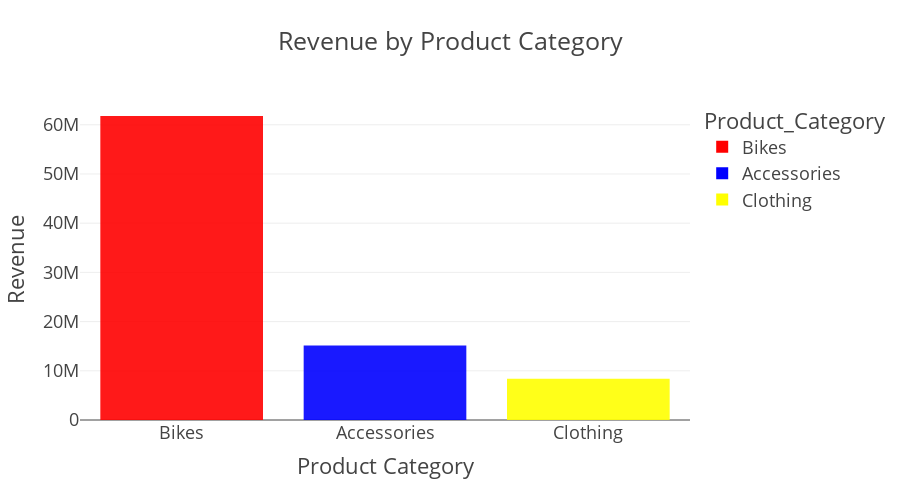

Notebook code cell kept with this figure:
### Code cell
# ploting The Revenue By Product Category
fig = px.bar(Revenue_by_category, x= Revenue_by_category.index, y= Revenue_by_category.values, color= Revenue_by_category.index, title= "Revenue by Product Category",template = 'presentation',
   width = 900 ,height = 500,barmode = 'relative', opacity = 0.9, color_discrete_sequence = ['red','blue','yellow'] )
fig.update_layout(
    xaxis_title_text='Product Category',
    yaxis_title_text='Revenue',
    bargap=0.2)

fig.show()

### Figure 1 — Plotly figure (JSON) as saved in the notebook; plotly's stock layout.template omitted (floating-point values rounded to 4 significant figures)
{"data": [{"alignmentgroup": "True", "hovertemplate": "Product_Category=%{x}<br>y=%{y}<extra></extra>", "legendgroup": "Bikes", "marker": {"color": "red", "opacity": 0.9, "pattern": {"shape": ""}}, "name": "Bikes", "offsetgroup": "Bikes", "orientation": "v", "showlegend": true, "textposition": "auto", "type": "bar", "x": ["Bikes"], "xaxis": "x", "y": [61782134], "yaxis": "y"}, {"alignmentgroup": "True", "hovertemplate": "Product_Category=%{x}<br>y=%{y}<extra></extra>", "legendgroup": "Accessories", "marker": {"color": "blue", "opacity": 0.9, "pattern": {"shape": ""}}, "name": "Accessories", "offsetgroup": "Accessories", "orientation": "v", "showlegend": true, "textposition": "auto", "type": "bar", "x": ["Accessories"], "xaxis": "x", "y": [15117992], "yaxis": "y"}, {"alignmentgroup": "True", "hovertemplate": "Product_Category=%{x}<br>y=%{y}<extra></extra>", "legendgroup": "Clothing", "marker": {"color": "yellow", "opacity": 0.9, "pattern": {"shape": ""}}, "name": "Clothing", "offsetgroup": "Clothing", "orientation": "v", "showlegend": true, "textposition": "auto", "type": "bar", "x": ["Clothing"], "xaxis": "x", "y": [8370882], "yaxis": "y"}], "layout": {"bargap": 0.2, "barmode": "relative", "height": 500, "legend": {"title": {"text": "Product_Category"}, "tracegroupgap": 0}, "title": {"text": "Revenue by Product Category"}, "width": 900, "xaxis": {"anchor": "y", "categoryarray": ["Bikes", "Accessories", "Clothing"], "categoryorder": "array", "domain": [0.0, 1.0], "title": {"text": "Product Category"}}, "yaxis": {"anchor": "x", "domain": [0.0, 1.0], "title": {"text": "Revenue"}}}}
